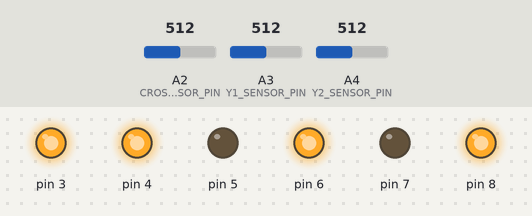
Bench run of a sketch on a simulated Arduino Uno, built with avr-gcc and run on an emulated ATmega328P. On the bench: output pins drawn as LEDs (lit = HIGH). The inputs (shaded band) are chosen by the test bench; at power-on: A2 (CROSSOVER_SENSOR_PIN) = 512, A3 (Y1_SENSOR_PIN) = 512, A4 (Y2_SENSOR_PIN) = 512. What the sketch prints to the serial monitor is not drawn.

Above: at 1.4 s.
1.5 s: A2 (CROSSOVER_SENSOR_PIN) set to 411
3.0 s: A2 (CROSSOVER_SENSOR_PIN) set to 396
At 4.1 s:
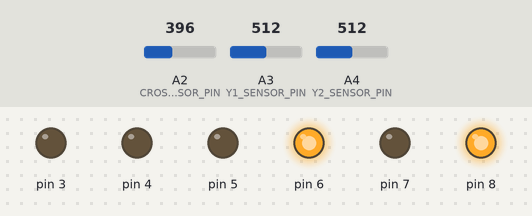
4.5 s: A3 (Y1_SENSOR_PIN) set to 416
6.0 s: A3 (Y1_SENSOR_PIN) set to 392
At 6.8 s:
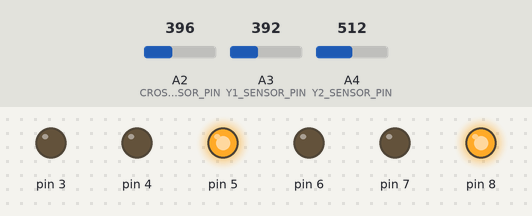
7.5 s: A4 (Y2_SENSOR_PIN) set to 414
9.0 s: A4 (Y2_SENSOR_PIN) set to 388
At 9.9 s:
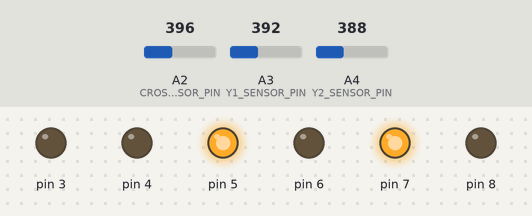
Timing chart, 0 to 11.5 s (numbered marks = the images above; inputs shaded):
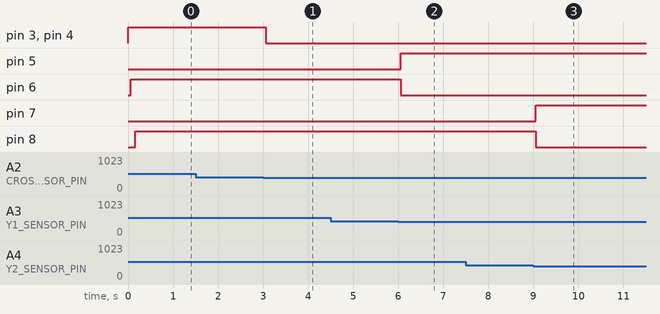

Measured:
- the behaviour switches between 403 and 402 on A2 (CROSSOVER_SENSOR_PIN) (found by bisection; images 0 and 1)
- the behaviour switches between 403 and 402 on A3 (Y1_SENSOR_PIN) (found by bisection; images 1 and 2)
- the behaviour switches between 403 and 402 on A4 (Y2_SENSOR_PIN) (found by bisection; images 2 and 3)
- after the input at 1.5 s, every drawn part: stays the same
- after the input at 3.0 s, pin 3, pin 4: HIGH → LOW after 0.06 s
- after the input at 4.5 s, every drawn part: stays the same
- after the input at 6.0 s, pin 5: LOW → HIGH after 0.06 s; pin 6: HIGH → LOW after 0.06 s
- after the input at 7.5 s, every drawn part: stays the same
- after the input at 9.0 s, pin 7: LOW → HIGH after 0.05 s; pin 8: HIGH → LOW after 0.05 s

The sketch:

railway_crossover_control.ino
```cpp
/*
 * Railway Control System - Coacting Crossover and Dual Y Junctions
 *
 * Controls three point motors from a single Arduino using LED feedback from
 * Tortoise motors. One coacting crossover blocks both lines when active, while
 * two independent Y junctions each select between Line 1 or Line 2 feeding
 * Line 3. For each Y junction the non-selected approach is killed by removing
 * track power. All logic is completely non-blocking and driven by sensor
 * sampling with millisecond timing.
 *
 * Y JUNCTION LOGIC (applies to both junctions):
 *   - Route Line 1 → Line 3  ⇒  Line 1 powered, Line 2 killed
 *   - Route Line 2 → Line 3  ⇒  Line 2 powered, Line 1 killed
 *
 * COACTING CROSSOVER LOGIC:
 *   - ACTIVE   ⇒  Both lines blocked
 *   - INACTIVE ⇒  Both lines free
 */

// ============================================================================
// PIN DEFINITIONS
// ============================================================================

// LED sensor inputs from Tortoise motors
const int CROSSOVER_SENSOR_PIN = A2;
const int Y1_SENSOR_PIN = A3;
const int Y2_SENSOR_PIN = A4;

// Relay outputs (Active LOW - relay energizes when pin is LOW)
const int RELAY_LINE1_RIGHT_TO_LEFT = 3;  // Coacting crossover - Line 1
const int RELAY_LINE2_LEFT_TO_RIGHT = 4;  // Coacting crossover - Line 2
const int RELAY_Y1_LINE1 = 5;             // Y Junction 1 - Line 1 feed
const int RELAY_Y1_LINE2 = 6;             // Y Junction 1 - Line 2 feed
const int RELAY_Y2_LINE1 = 7;             // Y Junction 2 - Line 1 feed
const int RELAY_Y2_LINE2 = 8;             // Y Junction 2 - Line 2 feed

// ============================================================================
// CONSTANTS
// ============================================================================

const int CROSSOVER_ACTIVE = LOW;    // Coacting crossover active (both blocked)
const int CROSSOVER_INACTIVE = HIGH; // Coacting crossover inactive (both free)

const int TRACK_POWER_ON = HIGH;     // Relay OFF (power flows to track)
const int TRACK_POWER_OFF = LOW;     // Relay ON  (power removed from track)

const int ROUTE_LINE1_TO_LINE3 = 0;  // Y junction routing Line 1 → Line 3
const int ROUTE_LINE2_TO_LINE3 = 1;  // Y junction routing Line 2 → Line 3

// Analog threshold for LED sensing (410 ≈ 2.0V with 5V reference)
const int ANALOG_THRESHOLD = 410;
const int ANALOG_HYSTERESIS = 8;    // Require this delta past the threshold before flipping states

const unsigned long DEBOUNCE_DELAY = 50;          // Debounce delay (ms)
const unsigned long SENSOR_SAMPLE_INTERVAL = 10;  // Minimum interval between reads (ms)

// ============================================================================
// DATA STRUCTURES
// ============================================================================

enum PointType {
  POINT_COACTING,
  POINT_Y_BRANCH
};

typedef struct {
  const char* label;        // Friendly name for logging
  PointType type;           // Coacting crossover or Y junction
  int sensorPin;            // Analog sensor input
  int relayLine1;           // Relay controlling Line 1 feed
  int relayLine2;           // Relay controlling Line 2 feed
  int analogThreshold;      // Threshold separating LED polarity states
  int currentState;         // Debounced state (CROSSOVER_* or ROUTE_*)
  int lastReading;          // Most recent instantaneous reading
  unsigned long lastDebounceTime;
  unsigned long lastSampleTime;
  int lastAnalogValue;      // Analog value captured when state last changed
  int lastStatus;           // Tracks last status reported to Serial
} PointControl;

const char* describeState(const PointControl& point, int state);
void initializePoint(PointControl& point);
void updatePoint(PointControl& point, unsigned long now);
int interpretState(const PointControl& point, int analogValue);
int rawStateFromThreshold(const PointControl& point, int analogValue);
void applyPointLogic(PointControl& point);

PointControl pointControls[] = {
  {
    "Coacting Crossover",
    POINT_COACTING,
    CROSSOVER_SENSOR_PIN,
    RELAY_LINE1_RIGHT_TO_LEFT,
    RELAY_LINE2_LEFT_TO_RIGHT,
    ANALOG_THRESHOLD,
    CROSSOVER_ACTIVE,
    CROSSOVER_ACTIVE,
    0,
    0,
    0,
    -1
  },
  {
    "North Y Junction",
    POINT_Y_BRANCH,
    Y1_SENSOR_PIN,
    RELAY_Y1_LINE1,
    RELAY_Y1_LINE2,
    ANALOG_THRESHOLD,
    ROUTE_LINE1_TO_LINE3,
    ROUTE_LINE1_TO_LINE3,
    0,
    0,
    0,
    -1
  },
  {
    "South Y Junction",
    POINT_Y_BRANCH,
    Y2_SENSOR_PIN,
    RELAY_Y2_LINE1,
    RELAY_Y2_LINE2,
    ANALOG_THRESHOLD,
    ROUTE_LINE1_TO_LINE3,
    ROUTE_LINE1_TO_LINE3,
    0,
    0,
    0,
    -1
  }
};

const size_t POINT_COUNT = sizeof(pointControls) / sizeof(pointControls[0]);

// ============================================================================
// SETUP
// ============================================================================

void setup() {
  Serial.begin(9600);
  Serial.println("Railway Control System Initializing...");

  for (size_t i = 0; i < POINT_COUNT; ++i) {
    pinMode(pointControls[i].relayLine1, OUTPUT);
    pinMode(pointControls[i].relayLine2, OUTPUT);

    // Safe default: remove power from both approaches until state determined
    digitalWrite(pointControls[i].relayLine1, TRACK_POWER_OFF);
    digitalWrite(pointControls[i].relayLine2, TRACK_POWER_OFF);

    initializePoint(pointControls[i]);
  }

  Serial.println("System Ready!");
}

// ============================================================================
// MAIN LOOP
// ============================================================================

void loop() {
  unsigned long now = millis();

  for (size_t i = 0; i < POINT_COUNT; ++i) {
    updatePoint(pointControls[i], now);
  }
}

// ============================================================================
// FUNCTIONS
// ============================================================================

void initializePoint(PointControl& point) {
  unsigned long now = millis();

  point.lastDebounceTime = now;
  point.lastSampleTime = now - SENSOR_SAMPLE_INTERVAL;  // allow immediate sampling

  int analogValue = analogRead(point.sensorPin);
  point.lastAnalogValue = analogValue;
  point.currentState = rawStateFromThreshold(point, analogValue);
  point.lastReading = point.currentState;
  point.lastStatus = -1;  // force log on first apply

  applyPointLogic(point);
}

void updatePoint(PointControl& point, unsigned long now) {
  if ((now - point.lastSampleTime) < SENSOR_SAMPLE_INTERVAL) {
    return;  // Respect sampling interval for non-blocking behaviour
  }

  point.lastSampleTime = now;

  int analogValue = analogRead(point.sensorPin);
  int reading = interpretState(point, analogValue);

  if (reading != point.lastReading) {
    point.lastDebounceTime = now;
  }

  point.lastReading = reading;

  if ((now - point.lastDebounceTime) >= DEBOUNCE_DELAY && point.currentState != reading) {
    point.currentState = reading;
    point.lastAnalogValue = analogValue;
    point.lastStatus = -1;  // force status log on change
  }

  applyPointLogic(point);
}

int interpretState(const PointControl& point, int analogValue) {
  if (point.type == POINT_COACTING) {
    if (point.currentState == CROSSOVER_ACTIVE) {
      return (analogValue >= point.analogThreshold + ANALOG_HYSTERESIS) ? CROSSOVER_INACTIVE : CROSSOVER_ACTIVE;
    } else {
      return (analogValue <= point.analogThreshold - ANALOG_HYSTERESIS) ? CROSSOVER_ACTIVE : CROSSOVER_INACTIVE;
    }
  }

  // POINT_Y_BRANCH logic
  if (point.currentState == ROUTE_LINE1_TO_LINE3) {
    return (analogValue >= point.analogThreshold + ANALOG_HYSTERESIS) ? ROUTE_LINE2_TO_LINE3 : ROUTE_LINE1_TO_LINE3;
  }

  return (analogValue <= point.analogThreshold - ANALOG_HYSTERESIS) ? ROUTE_LINE1_TO_LINE3 : ROUTE_LINE2_TO_LINE3;
}

int rawStateFromThreshold(const PointControl& point, int analogValue) {
  if (point.type == POINT_COACTING) {
    return (analogValue >= point.analogThreshold) ? CROSSOVER_INACTIVE : CROSSOVER_ACTIVE;
  }

  return (analogValue >= point.analogThreshold) ? ROUTE_LINE2_TO_LINE3 : ROUTE_LINE1_TO_LINE3;
}

void applyPointLogic(PointControl& point) {
  if (point.type == POINT_COACTING) {
    if (point.currentState == CROSSOVER_ACTIVE) {
      digitalWrite(point.relayLine1, TRACK_POWER_OFF);
      digitalWrite(point.relayLine2, TRACK_POWER_OFF);
    } else {
      digitalWrite(point.relayLine1, TRACK_POWER_ON);
      digitalWrite(point.relayLine2, TRACK_POWER_ON);
    }
  } else {  // POINT_Y_BRANCH
    if (point.currentState == ROUTE_LINE1_TO_LINE3) {
      digitalWrite(point.relayLine1, TRACK_POWER_ON);
      digitalWrite(point.relayLine2, TRACK_POWER_OFF);
    } else {
      digitalWrite(point.relayLine1, TRACK_POWER_OFF);
      digitalWrite(point.relayLine2, TRACK_POWER_ON);
    }
  }

  if (point.lastStatus != point.currentState) {
    Serial.print(point.label);
    Serial.print(" -> ");
    Serial.println(describeState(point, point.currentState));

    Serial.print("  Analog reading: ");
    Serial.print(point.lastAnalogValue);
    Serial.print(" (threshold: ");
    Serial.print(point.analogThreshold);
    Serial.println(")");

    point.lastStatus = point.currentState;
  }
}

const char* describeState(const PointControl& point, int state) {
  if (point.type == POINT_COACTING) {
    return (state == CROSSOVER_ACTIVE)
               ? "ACTIVE (both blocked)"
               : "INACTIVE (both free)";
  }

  return (state == ROUTE_LINE1_TO_LINE3)
             ? "Line 1 → Line 3 (Line 2 blocked)"
             : "Line 2 → Line 3 (Line 1 blocked)";
}
```
